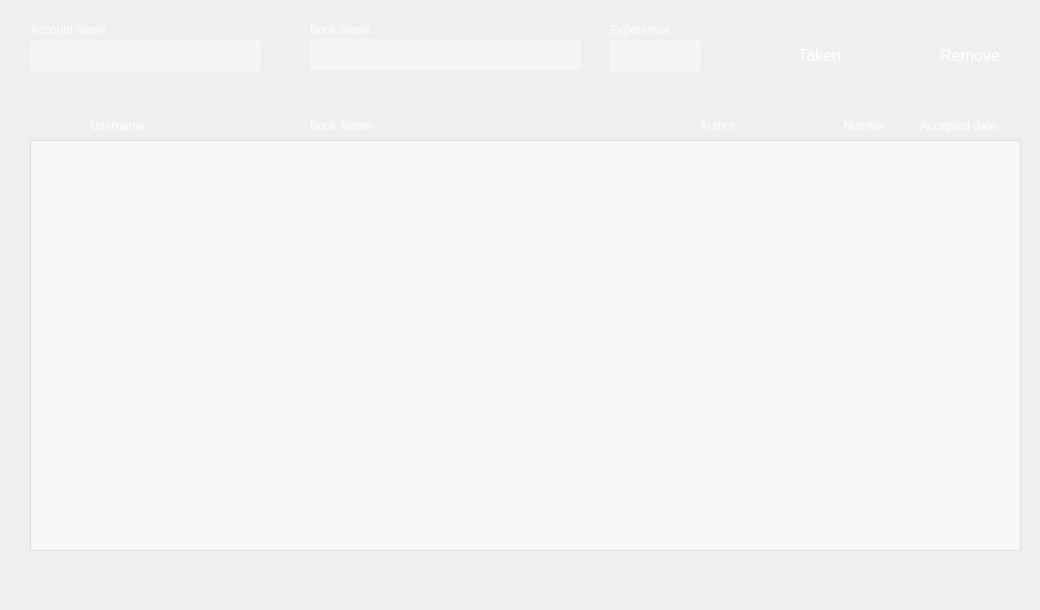
   <widget class="QWidget" name="tab">
    <property name="styleSheet">
     <string notr="true">#searchButton_3:hover{
color: red;
}</string>
    </property>
    <attribute name="title">
     <string>Waiting</string>
    </attribute>
    <widget class="QTableView" name="waitTable">
     <property name="geometry">
      <rect>
       <x>30</x>
       <y>140</y>
       <width>991</width>
       <height>411</height>
      </rect>
     </property>
     <property name="sizePolicy">
      <sizepolicy hsizetype="Expanding" vsizetype="Expanding">
       <horstretch>0</horstretch>
       <verstretch>0</verstretch>
      </sizepolicy>
     </property>
     <property name="styleSheet">
      <string notr="true">background-color:rgba(255,255,255,0.5);
gridline-color:white;</string>
     </property>
     <attribute name="horizontalHeaderMinimumSectionSize">
      <number>200</number>
     </attribute>
    </widget>
    <widget class="QLabel" name="label_2">
     <property name="geometry">
      <rect>
       <x>30</x>
       <y>20</y>
       <width>111</width>
       <height>20</height>
      </rect>
     </property>
     <property name="styleSheet">
      <string notr="true">font: 25 12pt &quot;Segoe UI Light&quot;;
color:white;</string>
     </property>
     <property name="text">
      <string>Account name</string>
     </property>
    </widget>
    <widget class="QPushButton" name="insertButton_3">
     <property name="geometry">
      <rect>
       <x>750</x>
       <y>30</y>
       <width>131</width>
       <height>51</height>
      </rect>
     </property>
     <property name="styleSheet">
      <string notr="true">border: 0px;
font: 25 15px &quot;Segoe UI Light&quot;;
border-radius:0;
border-left:10;
border-color:white;
color:white;
border-radius:4px;
border:0px;
font-size:16px;</string>
     </property>
     <property name="text">
      <string>  Taken</string>
     </property>
     <property name="icon">
      <iconset resource="LIBPRO.qrc">
       <normaloff>:/icon/Resources/icon/success - Copy.png</normaloff>:/icon/Resources/icon/success - Copy.png</iconset>
     </property>
     <property name="iconSize">
      <size>
       <width>30</width>
       <height>30</height>
      </size>
     </property>
    </widget>
    <widget class="QPushButton" name="searchButton_3">
     <property name="geometry">
      <rect>
       <x>900</x>
       <y>30</y>
       <width>131</width>
       <height>51</height>
      </rect>
     </property>
     <property name="styleSheet">
      <string notr="true">border: 0px;
font: 25 15px &quot;Segoe UI Light&quot;;
border-radius:0;
border-left:10;
border-color:white;
color:white;
border-radius:4px;
border:0px;
font-size:16px;</string>
     </property>
     <property name="text">
      <string>  Remove</string>
     </property>
     <property name="icon">
      <iconset resource="LIBPRO.qrc">
       <normaloff>:/icon/Resources/icon/cancel-button - Copy.png</normaloff>:/icon/Resources/icon/cancel-button - Copy.png</iconset>
     </property>
     <property name="iconSize">
      <size>
       <width>30</width>
       <height>40</height>
      </size>
     </property>
    </widget>
    <widget class="QLineEdit" name="readerIDLe_3">
     <property name="geometry">
      <rect>
       <x>30</x>
       <y>40</y>
       <width>231</width>
       <height>31</height>
      </rect>
     </property>
     <property name="styleSheet">
      <string notr="true">background-color:rgba(255,255,255,0.4);
border-radius:2px;</string>
     </property>
    </widget>
    <widget class="QLabel" name="Usernamelbl_7">
     <property name="geometry">
      <rect>
       <x>920</x>
       <y>110</y>
       <width>111</width>
       <height>31</height>
      </rect>
     </property>
     <property name="styleSheet">
      <string notr="true">font: 25 12pt &quot;Segoe UI Light&quot;;
color:white;</string>
     </property>
     <property name="text">
      <string>Accepted date</string>
     </property>
    </widget>
    <widget class="QLabel" name="Usernamelbl_8">
     <property name="geometry">
      <rect>
       <x>700</x>
       <y>110</y>
       <width>101</width>
       <height>31</height>
      </rect>
     </property>
     <property name="styleSheet">
      <string notr="true">font: 25 12pt &quot;Segoe UI Light&quot;;
color:white;</string>
     </property>
     <property name="text">
      <string>Author</string>
     </property>
    </widget>
    <widget class="QLabel" name="Usernamelbl_9">
     <property name="geometry">
      <rect>
       <x>840</x>
       <y>110</y>
       <width>91</width>
       <height>31</height>
      </rect>
     </property>
     <property name="styleSheet">
      <string notr="true">font: 25 12pt &quot;Segoe UI Light&quot;;
color:white;</string>
     </property>
     <property name="text">
      <string> Number</string>
     </property>
    </widget>
    <widget class="QLabel" name="Usernamelbl_10">
     <property name="geometry">
      <rect>
       <x>90</x>
       <y>110</y>
       <width>131</width>
       <height>31</height>
      </rect>
     </property>
     <property name="styleSheet">
      <string notr="true">font: 25 12pt &quot;Segoe UI Light&quot;;
color:white;</string>
     </property>
     <property name="text">
      <string>Username</string>
     </property>
    </widget>
    <widget class="QLabel" name="Usernamelbl_11">
     <property name="geometry">
      <rect>
       <x>310</x>
       <y>110</y>
       <width>91</width>
       <height>31</height>
      </rect>
     </property>
     <property name="styleSheet">
      <string notr="true">font: 25 12pt &quot;Segoe UI Light&quot;;
color:white;</string>
     </property>
     <property name="text">
      <string>Book Name </string>
     </property>
    </widget>
    <widget class="QLineEdit" name="book_name">
     <property name="geometry">
      <rect>
       <x>310</x>
       <y>39</y>
       <width>271</width>
       <height>31</height>
      </rect>
     </property>
     <property name="styleSheet">
      <string notr="true">background-color:rgba(255,255,255,0.4);
border-radius:2px;</string>
     </property>
    </widget>
    <widget class="QLineEdit" name="number">
     <property name="geometry">
      <rect>
       <x>610</x>
       <y>40</y>
       <width>91</width>
       <height>31</height>
      </rect>
     </property>
     <property name="styleSheet">
      <string notr="true">background-color:rgba(255,255,255,0.4);
border-radius:2px;</string>
     </property>
    </widget>
    <widget class="QLabel" name="label_3">
     <property name="geometry">
      <rect>
       <x>310</x>
       <y>20</y>
       <width>81</width>
       <height>20</height>
      </rect>
     </property>
     <property name="styleSheet">
      <string notr="true">font: 25 12pt &quot;Segoe UI Light&quot;;
color:white;</string>
     </property>
     <property name="text">
      <string>Book name</string>
     </property>
    </widget>
    <widget class="QLabel" name="label_4">
     <property name="geometry">
      <rect>
       <x>610</x>
       <y>20</y>
       <width>71</width>
       <height>20</height>
      </rect>
     </property>
     <property name="styleSheet">
      <string notr="true">font: 25 12pt &quot;Segoe UI Light&quot;;
color:white;</string>
     </property>
     <property name="text">
      <string>Experience</string>
     </property>
    </widget>
    <widget class="QLabel" name="error">
     <property name="geometry">
      <rect>
       <x>250</x>
       <y>570</y>
       <width>641</width>
       <height>31</height>
      </rect>
     </property>
     <property name="styleSheet">
      <string notr="true">font: 10pt &quot;Segoe UI&quot;;
font-weight:500;
color:white;</string>
     </property>
     <property name="text">
      <string/>
     </property>
    </widget>
   </widget>
